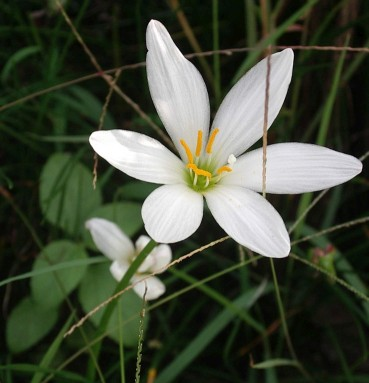
#> input picture Practice/hk_flower_h.jpg, 369 x 383 px
$ python 04_04_a_br_contrast_lut.py
#> lines starting #> are read from the running program, lines starting #| are printed output that depends on the picture

# https://www.dfstudios.co.uk/articles/programming/image-programming-algorithms/image-processing-algorithms-part-5-contrast-adjustment/

import cv2
import numpy as np
import time
from matplotlib import pyplot as plt

global im, new_image
global brightness, contrast


def get_diagram_as_image(fig_in):
    fig_in.canvas.draw()
    data = np.array(fig_in.canvas.renderer.buffer_rgba())
    data_bgr = cv2.cvtColor(data, cv2.COLOR_RGBA2BGR)

    return data_bgr


def do_brightness_contrast():
    global brightness, contrast, new_image

    print('======================')
    print('Brightness:', brightness)
    print('Contrast:', contrast)

    factor = (259 * (contrast + 255)) / (255 * (259 - contrast))
    print('Factor:', factor)

    start_time = time.perf_counter()
    # [12 lines of commented-out code are left out]
    x = np.arange(0, 256, 1)
    lut = np.uint8(np.clip(brightness + factor * (np.float32(x) - 128.0) + 128, 0, 255))
    new_image = cv2.LUT(im, lut)
    end_time = time.perf_counter()

    print((end_time - start_time) * 1000.0, 'ms')

    ax.clear()
    x = np.arange(0, 256, 1)
    ax.plot(x, x, 'g--', label='Original', linewidth=2)
    ax.plot(x, lut, 'r-', label='Brightness/contrast mapping', linewidth=2)
    plt.legend()

    lut_im = get_diagram_as_image(fig)
    cv2.imshow('LUT', lut_im)

    cv2.imshow("before", im)
    cv2.imshow("after", new_image)


def on_trackbar_brightness(br):
    global brightness
    brightness = br - 255
    do_brightness_contrast()


def on_trackbar_contrast(cntr):
    global contrast
    contrast = cntr - 255
    do_brightness_contrast()


if __name__ == '__main__':
    # fname = 'SeaCliffBridge_1_800.jpg'
    fname = 'hk_flower_h.jpg'
    im = cv2.imread(fname)
#> im is the input picture: shape (383, 369, 3); mean B, G, R 59.2, 76.5, 69.4
    new_image = im.copy()

    print(im.shape)
#| (383, 369, 3)

    # Grafikon beállítások
    fig = plt.figure(figsize=(4, 4), dpi=100)
    ax = fig.add_subplot(111)
    plt.xlabel('Eredeti intenzitásérték')
    plt.ylabel('Pont operáció eredménye')
    plt.xlim([0, 255])
    plt.ylim([0, 255])
    plt.tight_layout()

    brightness = 0
    contrast = 0
    cv2.imshow("before", im)
    cv2.imshow("after", im)
    cv2.createTrackbar('Brightness', 'after', 255, 511, on_trackbar_brightness)
    cv2.createTrackbar('Contrast', 'after', 255, 511, on_trackbar_contrast)

    cv2.waitKey(0)
#> in get_diagram_as_image, `data_bgr = cv2.cvtColor(data, cv2.COLOR_RGBA2BGR)`:
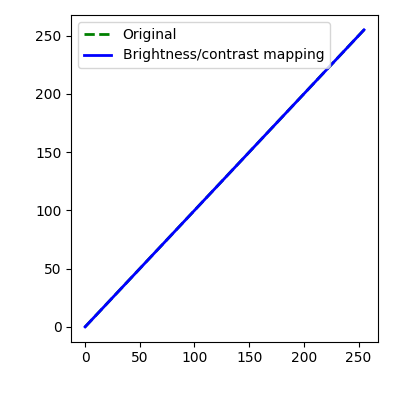
#> data_bgr: shape (400, 400, 3); mean R, G, B 247.7, 247.8, 249.6
    cv2.destroyAllWindows()
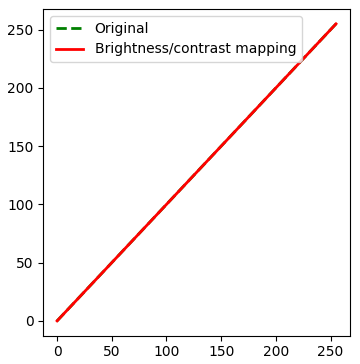
#> figure drawn by matplotlib, 1 panel; curve peaks at x = 255, y = 255; curve peaks at x = 255, y = 255
